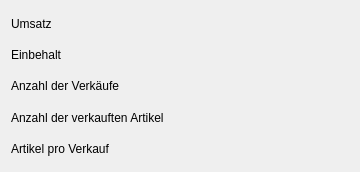
<?xml version="1.0" encoding="UTF-8"?>
<ui version="4.0">
 <class>Evaluation</class>
 <widget class="QDialog" name="Evaluation">
  <property name="geometry">
   <rect>
    <x>0</x>
    <y>0</y>
    <width>360</width>
    <height>172</height>
   </rect>
  </property>
  <property name="windowTitle">
   <string>Auswertung</string>
  </property>
  <layout class="QGridLayout" name="gridLayout">
   <item row="0" column="0">
    <widget class="QLabel" name="label">
     <property name="text">
      <string>Umsatz</string>
     </property>
    </widget>
   </item>
   <item row="0" column="1">
    <widget class="QLabel" name="labelVolumeOfSale">
     <property name="text">
      <string/>
     </property>
    </widget>
   </item>
   <item row="1" column="0">
    <widget class="QLabel" name="labelDecuctionDisplay">
     <property name="text">
      <string>Einbehalt</string>
     </property>
    </widget>
   </item>
   <item row="1" column="1">
    <widget class="QLabel" name="labelDeduction">
     <property name="text">
      <string/>
     </property>
    </widget>
   </item>
   <item row="2" column="0">
    <widget class="QLabel" name="label_3">
     <property name="text">
      <string>Anzahl der Verkäufe</string>
     </property>
    </widget>
   </item>
   <item row="2" column="1">
    <widget class="QLabel" name="labelCountOfSales">
     <property name="text">
      <string/>
     </property>
    </widget>
   </item>
   <item row="3" column="0">
    <widget class="QLabel" name="label_4">
     <property name="text">
      <string>Anzahl der verkauften Artikel</string>
     </property>
    </widget>
   </item>
   <item row="3" column="1">
    <widget class="QLabel" name="labelCountOfSoldArticles">
     <property name="text">
      <string/>
     </property>
    </widget>
   </item>
   <item row="4" column="0">
    <widget class="QLabel" name="label_5">
     <property name="text">
      <string>Artikel pro Verkauf</string>
     </property>
    </widget>
   </item>
   <item row="4" column="1">
    <widget class="QLabel" name="labelArticlesPerSale">
     <property name="text">
      <string/>
     </property>
    </widget>
   </item>
  </layout>
 </widget>
 <resources/>
 <connections/>
</ui>
